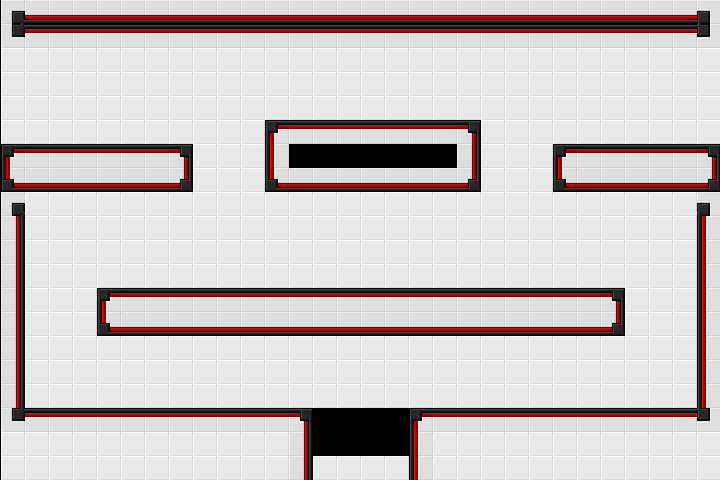

The image is a tile-based game level rendered from a .tmx file. Its description and complete source (layers, tilesets, objects, tile grids) follow:
An orthogonal 30x20 tile map with 24x24 px tiles, 1 tile layer (layer) and 10 objects (0).

<map version="1.8" tiledversion="1.8.0" orientation="orthogonal" renderorder="right-down" width="30" height="20" tilewidth="24" tileheight="24" infinite="0" nextlayerid="3" nextobjectid="26">
 <tileset firstgid="1" name="tiles" tilewidth="24" tileheight="24" tilecount="20" columns="4">
  <image source="tiles.png" width="96" height="120" />
 </tileset>
 <layer id="1" name="layer" width="30" height="20" offsetx="1.26316" offsety="0">
  <data encoding="csv">
1,2,2,2,2,2,2,2,2,2,2,2,2,2,2,2,2,2,2,2,2,2,2,2,2,2,2,2,2,3,
9,10,10,10,10,10,10,10,10,10,10,10,10,10,10,10,10,10,10,10,10,10,10,10,10,10,10,10,10,11,
6,6,6,6,6,6,6,6,6,6,6,6,6,6,6,6,6,6,6,6,6,6,6,6,6,6,6,6,6,6,
6,6,6,6,6,6,6,6,6,6,6,6,6,6,6,6,6,6,6,6,6,6,6,6,6,6,6,6,6,6,
6,6,6,6,6,6,6,6,6,6,6,6,6,6,6,6,6,6,6,6,6,6,6,6,6,6,6,6,6,6,
6,6,6,6,6,6,6,6,6,6,6,15,10,10,10,10,10,10,10,16,6,6,6,6,6,6,6,6,6,6,
15,10,10,10,10,10,10,16,6,6,6,7,4,4,4,4,4,4,4,5,6,6,6,15,10,10,10,10,10,16,
19,2,2,2,2,2,2,20,6,6,6,19,2,2,2,2,2,2,2,20,6,6,6,19,2,2,2,2,2,20,
1,6,6,6,6,6,6,6,6,6,6,6,6,6,6,6,6,6,6,6,6,6,6,6,6,6,6,6,6,3,
5,6,6,6,6,6,6,6,6,6,6,6,6,6,6,6,6,6,6,6,6,6,6,6,6,6,6,6,6,7,
5,6,6,6,6,6,6,6,6,6,6,6,6,6,6,6,6,6,6,6,6,6,6,6,6,6,6,6,6,7,
5,6,6,6,6,6,6,6,6,6,6,6,6,6,6,6,6,6,6,6,6,6,6,6,6,6,6,6,6,7,
5,6,6,6,15,10,10,10,10,10,10,10,10,10,10,10,10,10,10,10,10,10,10,10,10,16,6,6,6,7,
5,6,6,6,19,2,2,2,2,2,2,2,2,2,2,2,2,2,2,2,2,2,2,2,2,20,6,6,6,7,
5,6,6,6,6,6,6,6,6,6,6,6,6,6,6,6,6,6,6,6,6,6,6,6,6,6,6,6,6,7,
5,6,6,6,6,6,6,6,6,6,6,6,6,6,6,6,6,6,6,6,6,6,6,6,6,6,6,6,6,7,
5,6,6,6,6,6,6,6,6,6,6,6,6,6,6,6,6,6,6,6,6,6,6,6,6,6,6,6,6,7,
9,10,10,10,10,10,10,10,10,10,10,10,16,0,0,4,0,15,10,10,10,10,10,10,10,10,10,10,10,11,
6,6,6,6,6,6,6,6,6,6,6,6,5,4,4,4,4,7,6,6,6,6,6,6,6,6,6,6,6,6,
6,6,6,6,6,6,6,6,6,6,6,6,5,6,6,6,6,7,6,6,6,6,6,6,6,6,6,6,6,6
</data>
 </layer>
 <objectgroup id="2" name="solids">
  <object id="1" name="solid" type="0" x="4.02" y="144.84" width="188.32" height="44.7" />
  <object id="17" x="265.096" y="120.211" width="215.746" height="70.2283" />
  <object id="18" x="12.6537" y="10.7557" width="696.588" height="25.3075" />
  <object id="19" x="3.16343" y="193.602" width="22.144" height="284.709" />
  <object id="20" x="20.246" y="410.614" width="291.669" height="68.3302" />
  <object id="21" x="408.083" y="408.083" width="310.649" height="70.8609" />
  <object id="22" x="698.486" y="185.377" width="25.9402" height="224.604" />
  <object id="23" x="98.0665" y="287.873" width="525.763" height="48.0842" />
  <object id="24" x="552.336" y="143.62" width="168.295" height="44.9208" />
  <object id="25" x="357.468" y="453.004">
   <point />
  </object>
 </objectgroup>
</map>
